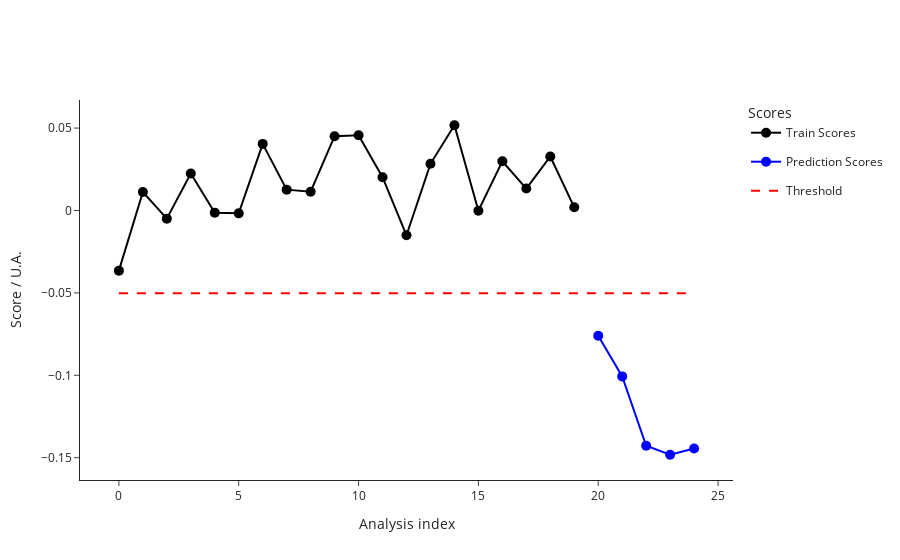

The notebook cell this image was saved under:
### Code cell
test2_data = pd.read_csv("dev/test2_features.csv")
test2_metadata = pd.read_csv("dev/test2_metadata.csv")
ana.predict(test2_data, test2_metadata)
outliers_test2 = ana.test_prediction_outliers()
print(outliers_test2)
fig_test2_scores = ana.plot_scores()
fig_test2_scores.write_image("dev/figures/fig_test2_scores.png", width=1100, height= 350, scale = 3)
fig_test2_scores.show()

### Figure 1 — Plotly figure (JSON) as saved in the notebook; plotly's stock layout.template omitted (floating-point values rounded to 4 significant figures)
{"data": [{"hovertemplate": ["<b>index: </b>18<br><b>name: </b>210812_Pac--005<br><b>path: </b>C:/Users/Sandeep/Desktop/ExtractedSignals\\210812_Pac 2021-08-12 10-30-07\\210812_Pac--005.D<br><b>batch: </b>210812_Pac 2021-08-12 10-30-07<br><b>batch_position: </b>5<br><b>idle_time: </b>39.0<br><b>sample: </b>NaCl 0,9%<br><b>method: </b>SAA_411_Pac.M<br><b>timestamp: </b>2021-08-12 10:50:23<br><b>detector: </b>G1315C<br><b>pump: </b>G7110B<br><b>start_time: </b>2021-08-12 10:50:57<br><b>end_time: </b>2021-08-12 10:54:57<br><b>runtime: </b>239.7000000000036", "<b>index: </b>19<br><b>name: </b>210812_Pac--006<br><b>path: </b>C:/Users/Sandeep/Desktop/ExtractedSignals\\210812_Pac 2021-08-12 10-30-07\\210812_Pac--006.D<br><b>batch: </b>210812_Pac 2021-08-12 10-30-07<br><b>batch_position: </b>6<br><b>idle_time: </b>39.0<br><b>sample: </b>Blank<br><b>method: </b>SAA_411_Pac.M<br><b>timestamp: </b>2021-08-12 10:55:02<br><b>detector: </b>G1315C<br><b>pump: </b>G7110B<br><b>start_time: </b>2021-08-12 10:55:36<br><b>end_time: </b>2021-08-12 10:59:36<br><b>runtime: </b>239.7000000000036", "<b>index: </b>20<br><b>name: </b>210812_Pac--007<br><b>path: </b>C:/Users/Sandeep/Desktop/ExtractedSignals\\210812_Pac 2021-08-12 10-30-07\\210812_Pac--007.D<br><b>batch: </b>210812_Pac 2021-08-12 10-30-07<br><b>batch_position: </b>7<br><b>idle_time: </b>39.0<br><b>sample: </b>0.025 mg/ml<br><b>method: </b>SAA_411_Pac.M<br><b>timestamp: </b>2021-08-12 10:59:41<br><b>detector: </b>G1315C<br><b>pump: </b>G7110B<br><b>start_time: </b>2021-08-12 11:00:15<br><b>end_time: </b>2021-08-12 11:04:15<br><b>runtime: </b>239.7000000000036", "<b>index: </b>21<br><b>name: </b>210812_Pac--008<br><b>path: </b>C:/Users/Sandeep/Desktop/ExtractedSignals\\210812_Pac 2021-08-12 10-30-07\\210812_Pac--008.D<br><b>batch: </b>210812_Pac 2021-08-12 10-30-07<br><b>batch_position: </b>8<br><b>idle_time: </b>39.0<br><b>sample: </b>Blank<br><b>method: </b>SAA_411_Pac.M<br><b>timestamp: </b>2021-08-12 11:04:20<br><b>detector: </b>G1315C<br><b>pump: </b>G7110B<br><b>start_time: </b>2021-08-12 11:04:54<br><b>end_time: </b>2021-08-12 11:08:54<br><b>runtime: </b>239.7000000000036", "<b>index: </b>22<br><b>name: </b>210812_Pac--009<br><b>path: </b>C:/Users/Sandeep/Desktop/ExtractedSignals\\210812_Pac 2021-08-12 10-30-07\\210812_Pac--009.D<br><b>batch: </b>210812_Pac 2021-08-12 10-30-07<br><b>batch_position: </b>9<br><b>idle_time: </b>38.0<br><b>sample: </b>210806/036 :10<br><b>method: </b>SAA_411_Pac.M<br><b>timestamp: </b>2021-08-12 11:08:59<br><b>detector: </b>G1315C<br><b>pump: </b>G7110B<br><b>start_time: </b>2021-08-12 11:09:32<br><b>end_time: </b>2021-08-12 11:13:32<br><b>runtime: </b>239.7000000000036", "<b>index: </b>23<br><b>name: </b>210812_Pac--010<br><b>path: </b>C:/Users/Sandeep/Desktop/ExtractedSignals\\210812_Pac 2021-08-12 10-30-07\\210812_Pac--010.D<br><b>batch: </b>210812_Pac 2021-08-12 10-30-07<br><b>batch_position: </b>10<br><b>idle_time: </b>39.0<br><b>sample: </b>210806/036 :10<br><b>method: </b>SAA_411_Pac.M<br><b>timestamp: </b>2021-08-12 11:13:37<br><b>detector: </b>G7110B<br><b>pump: </b>G7110B<br><b>start_time: </b>2021-08-12 11:14:11<br><b>end_time: </b>2021-08-12 11:18:11<br><b>runtime: </b>239.7000000000036", "<b>index: </b>24<br><b>name: </b>210812_Pac--011<br><b>path: </b>C:/Users/Sandeep/Desktop/ExtractedSignals\\210812_Pac 2021-08-12 10-30-07\\210812_Pac--011.D<br><b>batch: </b>210812_Pac 2021-08-12 10-30-07<br><b>batch_position: </b>11<br><b>idle_time: </b>39.0<br><b>sample: </b>210806/036 :10<br><b>method: </b>SAA_411_Pac.M<br><b>timestamp: </b>2021-08-12 11:18:16<br><b>detector: </b>G7110B<br><b>pump: </b>G7110B<br><b>start_time: </b>2021-08-12 11:18:50<br><b>end_time: </b>2021-08-12 11:22:50<br><b>runtime: </b>239.7000000000036", "<b>index: </b>25<br><b>name: </b>210812_Pac--012<br><b>path: </b>C:/Users/Sandeep/Desktop/ExtractedSignals\\210812_Pac 2021-08-12 10-30-07\\210812_Pac--012.D<br><b>batch: </b>210812_Pac 2021-08-12 10-30-07<br><b>batch_position: </b>12<br><b>idle_time: </b>39.0<br><b>sample: </b>Blank<br><b>method: </b>SAA_411_Pac.M<br><b>timestamp: </b>2021-08-12 11:22:55<br><b>detector: </b>G1315C<br><b>pump: </b>G7110B<br><b>start_time: </b>2021-08-12 11:23:29<br><b>end_time: </b>2021-08-12 11:27:29<br><b>runtime: </b>239.7000000000036", "<b>index: </b>26<br><b>name: </b>210812_Pac--013<br><b>path: </b>C:/Users/Sandeep/Desktop/ExtractedSignals\\210812_Pac 2021-08-12 10-30-07\\210812_Pac--013.D<br><b>batch: </b>210812_Pac 2021-08-12 10-30-07<br><b>batch_position: </b>13<br><b>idle_time: </b>39.0<br><b>sample: </b>0.025 mg/ml<br><b>method: </b>SAA_411_Pac.M<br><b>timestamp: </b>2021-08-12 11:27:34<br><b>detector: </b>G1315C<br><b>pump: </b>G7110B<br><b>start_time: </b>2021-08-12 11:28:08<br><b>end_time: </b>2021-08-12 11:32:08<br><b>runtime: </b>239.7000000000036", "<b>index: </b>27<br><b>name: </b>210812_Pac--014<br><b>path: </b>C:/Users/Sandeep/Desktop/ExtractedSignals\\210812_Pac 2021-08-12 10-30-07\\210812_Pac--014.D<br><b>batch: </b>210812_Pac 2021-08-12 10-30-07<br><b>batch_position: </b>14<br><b>idle_time: </b>38.0<br><b>sample: </b>Blank<br><b>method: </b>SAA_411_Pac.M<br><b>timestamp: </b>2021-08-12 11:32:13<br><b>detector: </b>G7110B<br><b>pump: </b>G7110B<br><b>start_time: </b>2021-08-12 11:32:46<br><b>end_time: </b>2021-08-12 11:36:47<br><b>runtime: </b>239.7000000000036", "<b>index: </b>51<br><b>name: </b>210813_Pac--005<br><b>path: </b>C:/Users/Sandeep/Desktop/ExtractedSignals\\210813_Pac 2021-08-13 10-37-27\\210813_Pac--005.D<br><b>batch: </b>210813_Pac 2021-08-13 10-37-27<br><b>batch_position: </b>5<br><b>idle_time: </b>39.0<br><b>sample: </b>NaCl 0,9%<br><b>method: </b>SAA_411_Pac.M<br><b>timestamp: </b>2021-08-13 10:57:52<br><b>detector: </b>G7110B<br><b>pump: </b>G7110B<br><b>start_time: </b>2021-08-13 10:58:26<br><b>end_time: </b>2021-08-13 11:02:27<br><b>runtime: </b>239.7000000000036", "<b>index: </b>52<br><b>name: </b>210813_Pac--006<br><b>path: </b>C:/Users/Sandeep/Desktop/ExtractedSignals\\210813_Pac 2021-08-13 10-37-27\\210813_Pac--006.D<br><b>batch: </b>210813_Pac 2021-08-13 10-37-27<br><b>batch_position: </b>6<br><b>idle_time: </b>38.0<br><b>sample: </b>Blank<br><b>method: </b>SAA_411_Pac.M<br><b>timestamp: </b>2021-08-13 11:02:31<br><b>detector: </b>G1315C<br><b>pump: </b>G7110B<br><b>start_time: </b>2021-08-13 11:03:05<br><b>end_time: </b>2021-08-13 11:07:06<br><b>runtime: </b>239.7000000000036", "<b>index: </b>53<br><b>name: </b>210813_Pac--007<br><b>path: </b>C:/Users/Sandeep/Desktop/ExtractedSignals\\210813_Pac 2021-08-13 10-37-27\\210813_Pac--007.D<br><b>batch: </b>210813_Pac 2021-08-13 10-37-27<br><b>batch_position: </b>7<br><b>idle_time: </b>38.0<br><b>sample: </b>0.025 mg/ml<br><b>method: </b>SAA_411_Pac.M<br><b>timestamp: </b>2021-08-13 11:07:10<br><b>detector: </b>G1315C<br><b>pump: </b>G7116B<br><b>start_time: </b>2021-08-13 11:07:44<br><b>end_time: </b>2021-08-13 11:11:45<br><b>runtime: </b>239.7000000000036", "<b>index: </b>54<br><b>name: </b>210813_Pac--008<br><b>path: </b>C:/Users/Sandeep/Desktop/ExtractedSignals\\210813_Pac 2021-08-13 10-37-27\\210813_Pac--008.D<br><b>batch: </b>210813_Pac 2021-08-13 10-37-27<br><b>batch_position: </b>8<br><b>idle_time: </b>38.0<br><b>sample: </b>Blank<br><b>method: </b>SAA_411_Pac.M<br><b>timestamp: </b>2021-08-13 11:11:49<br><b>detector: </b>G1315C<br><b>pump: </b>G7110B<br><b>start_time: </b>2021-08-13 11:12:23<br><b>end_time: </b>2021-08-13 11:16:23<br><b>runtime: </b>239.7000000000036", "<b>index: </b>55<br><b>name: </b>210813_Pac--009<br><b>path: </b>C:/Users/Sandeep/Desktop/ExtractedSignals\\210813_Pac 2021-08-13 10-37-27\\210813_Pac--009.D<br><b>batch: </b>210813_Pac 2021-08-13 10-37-27<br><b>batch_position: </b>9<br><b>idle_time: </b>39.0<br><b>sample: </b>210812/004 :20<br><b>method: </b>SAA_411_Pac.M<br><b>timestamp: </b>2021-08-13 11:16:28<br><b>detector: </b>G1315C<br><b>pump: </b>G7110B<br><b>start_time: </b>2021-08-13 11:17:02<br><b>end_time: </b>2021-08-13 11:21:03<br><b>runtime: </b>239.7000000000036", "<b>index: </b>56<br><b>name: </b>210813_Pac--010<br><b>path: </b>C:/Users/Sandeep/Desktop/ExtractedSignals\\210813_Pac 2021-08-13 10-37-27\\210813_Pac--010.D<br><b>batch: </b>210813_Pac 2021-08-13 10-37-27<br><b>batch_position: </b>10<br><b>idle_time: </b>38.0<br><b>sample: </b>210812/004 :20<br><b>method: </b>SAA_411_Pac.M<br><b>timestamp: </b>2021-08-13 11:21:08<br><b>detector: </b>G1315C<br><b>pump: </b>G7110B<br><b>start_time: </b>2021-08-13 11:21:41<br><b>end_time: </b>2021-08-13 11:25:42<br><b>runtime: </b>239.7000000000036", "<b>index: </b>57<br><b>name: </b>210813_Pac--011<br><b>path: </b>C:/Users/Sandeep/Desktop/ExtractedSignals\\210813_Pac 2021-08-13 10-37-27\\210813_Pac--011.D<br><b>batch: </b>210813_Pac 2021-08-13 10-37-27<br><b>batch_position: </b>11<br><b>idle_time: </b>39.0<br><b>sample: </b>210812/004 :20<br><b>method: </b>SAA_411_Pac.M<br><b>timestamp: </b>2021-08-13 11:25:46<br><b>detector: </b>G1315C<br><b>pump: </b>G7110B<br><b>start_time: </b>2021-08-13 11:26:21<br><b>end_time: </b>2021-08-13 11:30:21<br><b>runtime: </b>239.7000000000036", "<b>index: </b>58<br><b>name: </b>210813_Pac--012<br><b>path: </b>C:/Users/Sandeep/Desktop/ExtractedSignals\\210813_Pac 2021-08-13 10-37-27\\210813_Pac--012.D<br><b>batch: </b>210813_Pac 2021-08-13 10-37-27<br><b>batch_position: </b>12<br><b>idle_time: </b>38.0<br><b>sample: </b>Blank<br><b>method: </b>SAA_411_Pac.M<br><b>timestamp: </b>2021-08-13 11:30:26<br><b>detector: </b>G1315C<br><b>pump: </b>G7110B<br><b>start_time: </b>2021-08-13 11:30:59<br><b>end_time: </b>2021-08-13 11:34:59<br><b>runtime: </b>239.7000000000036", "<b>index: </b>59<br><b>name: </b>210813_Pac--013<br><b>path: </b>C:/Users/Sandeep/Desktop/ExtractedSignals\\210813_Pac 2021-08-13 10-37-27\\210813_Pac--013.D<br><b>batch: </b>210813_Pac 2021-08-13 10-37-27<br><b>batch_position: </b>13<br><b>idle_time: </b>39.0<br><b>sample: </b>0.025 mg/ml<br><b>method: </b>SAA_411_Pac.M<br><b>timestamp: </b>2021-08-13 11:35:04<br><b>detector: </b>G1315C<br><b>pump: </b>G7110B<br><b>start_time: </b>2021-08-13 11:35:38<br><b>end_time: </b>2021-08-13 11:39:38<br><b>runtime: </b>239.7000000000036", "<b>index: </b>60<br><b>name: </b>210813_Pac--014<br><b>path: </b>C:/Users/Sandeep/Desktop/ExtractedSignals\\210813_Pac 2021-08-13 10-37-27\\210813_Pac--014.D<br><b>batch: </b>210813_Pac 2021-08-13 10-37-27<br><b>batch_position: </b>14<br><b>idle_time: </b>38.0<br><b>sample: </b>Blank<br><b>method: </b>SAA_411_Pac.M<br><b>timestamp: </b>2021-08-13 11:39:43<br><b>detector: </b>G1315C<br><b>pump: </b>G7110B<br><b>start_time: </b>2021-08-13 11:40:16<br><b>end_time: </b>2021-08-13 11:44:17<br><b>runtime: </b>239.7000000000036"], "legendgroup": "Train", "line": {"color": "black"}, "marker": {"color": "black", "size": 10}, "mode": "lines+markers", "name": "Train Scores", "text": ["<b>index: </b>18<br><b>name: </b>210812_Pac--005<br><b>path: </b>C:/Users/Sandeep/Desktop/ExtractedSignals\\210812_Pac 2021-08-12 10-30-07\\210812_Pac--005.D<br><b>batch: </b>210812_Pac 2021-08-12 10-30-07<br><b>batch_position: </b>5<br><b>idle_time: </b>39.0<br><b>sample: </b>NaCl 0,9%<br><b>method: </b>SAA_411_Pac.M<br><b>timestamp: </b>2021-08-12 10:50:23<br><b>detector: </b>G1315C<br><b>pump: </b>G7110B<br><b>start_time: </b>2021-08-12 10:50:57<br><b>end_time: </b>2021-08-12 10:54:57<br><b>runtime: </b>239.7000000000036", "<b>index: </b>19<br><b>name: </b>210812_Pac--006<br><b>path: </b>C:/Users/Sandeep/Desktop/ExtractedSignals\\210812_Pac 2021-08-12 10-30-07\\210812_Pac--006.D<br><b>batch: </b>210812_Pac 2021-08-12 10-30-07<br><b>batch_position: </b>6<br><b>idle_time: </b>39.0<br><b>sample: </b>Blank<br><b>method: </b>SAA_411_Pac.M<br><b>timestamp: </b>2021-08-12 10:55:02<br><b>detector: </b>G1315C<br><b>pump: </b>G7110B<br><b>start_time: </b>2021-08-12 10:55:36<br><b>end_time: </b>2021-08-12 10:59:36<br><b>runtime: </b>239.7000000000036", "<b>index: </b>20<br><b>name: </b>210812_Pac--007<br><b>path: </b>C:/Users/Sandeep/Desktop/ExtractedSignals\\210812_Pac 2021-08-12 10-30-07\\210812_Pac--007.D<br><b>batch: </b>210812_Pac 2021-08-12 10-30-07<br><b>batch_position: </b>7<br><b>idle_time: </b>39.0<br><b>sample: </b>0.025 mg/ml<br><b>method: </b>SAA_411_Pac.M<br><b>timestamp: </b>2021-08-12 10:59:41<br><b>detector: </b>G1315C<br><b>pump: </b>G7110B<br><b>start_time: </b>2021-08-12 11:00:15<br><b>end_time: </b>2021-08-12 11:04:15<br><b>runtime: </b>239.7000000000036", "<b>index: </b>21<br><b>name: </b>210812_Pac--008<br><b>path: </b>C:/Users/Sandeep/Desktop/ExtractedSignals\\210812_Pac 2021-08-12 10-30-07\\210812_Pac--008.D<br><b>batch: </b>210812_Pac 2021-08-12 10-30-07<br><b>batch_position: </b>8<br><b>idle_time: </b>39.0<br><b>sample: </b>Blank<br><b>method: </b>SAA_411_Pac.M<br><b>timestamp: </b>2021-08-12 11:04:20<br><b>detector: </b>G1315C<br><b>pump: </b>G7110B<br><b>start_time: </b>2021-08-12 11:04:54<br><b>end_time: </b>2021-08-12 11:08:54<br><b>runtime: </b>239.7000000000036", "<b>index: </b>22<br><b>name: </b>210812_Pac--009<br><b>path: </b>C:/Users/Sandeep/Desktop/ExtractedSignals\\210812_Pac 2021-08-12 10-30-07\\210812_Pac--009.D<br><b>batch: </b>210812_Pac 2021-08-12 10-30-07<br><b>batch_position: </b>9<br><b>idle_time: </b>38.0<br><b>sample: </b>210806/036 :10<br><b>method: </b>SAA_411_Pac.M<br><b>timestamp: </b>2021-08-12 11:08:59<br><b>detector: </b>G1315C<br><b>pump: </b>G7110B<br><b>start_time: </b>2021-08-12 11:09:32<br><b>end_time: </b>2021-08-12 11:13:32<br><b>runtime: </b>239.7000000000036", "<b>index: </b>23<br><b>name: </b>210812_Pac--010<br><b>path: </b>C:/Users/Sandeep/Desktop/ExtractedSignals\\210812_Pac 2021-08-12 10-30-07\\210812_Pac--010.D<br><b>batch: </b>210812_Pac 2021-08-12 10-30-07<br><b>batch_position: </b>10<br><b>idle_time: </b>39.0<br><b>sample: </b>210806/036 :10<br><b>method: </b>SAA_411_Pac.M<br><b>timestamp: </b>2021-08-12 11:13:37<br><b>detector: </b>G7110B<br><b>pump: </b>G7110B<br><b>start_time: </b>2021-08-12 11:14:11<br><b>end_time: </b>2021-08-12 11:18:11<br><b>runtime: </b>239.7000000000036", "<b>index: </b>24<br><b>name: </b>210812_Pac--011<br><b>path: </b>C:/Users/Sandeep/Desktop/ExtractedSignals\\210812_Pac 2021-08-12 10-30-07\\210812_Pac--011.D<br><b>batch: </b>210812_Pac 2021-08-12 10-30-07<br><b>batch_position: </b>11<br><b>idle_time: </b>39.0<br><b>sample: </b>210806/036 :10<br><b>method: </b>SAA_411_Pac.M<br><b>timestamp: </b>2021-08-12 11:18:16<br><b>detector: </b>G7110B<br><b>pump: </b>G7110B<br><b>start_time: </b>2021-08-12 11:18:50<br><b>end_time: </b>2021-08-12 11:22:50<br><b>runtime: </b>239.7000000000036", "<b>index: </b>25<br><b>name: </b>210812_Pac--012<br><b>path: </b>C:/Users/Sandeep/Desktop/ExtractedSignals\\210812_Pac 2021-08-12 10-30-07\\210812_Pac--012.D<br><b>batch: </b>210812_Pac 2021-08-12 10-30-07<br><b>batch_position: </b>12<br><b>idle_time: </b>39.0<br><b>sample: </b>Blank<br><b>method: </b>SAA_411_Pac.M<br><b>timestamp: </b>2021-08-12 11:22:55<br><b>detector: </b>G1315C<br><b>pump: </b>G7110B<br><b>start_time: </b>2021-08-12 11:23:29<br><b>end_time: </b>2021-08-12 11:27:29<br><b>runtime: </b>239.7000000000036", "<b>index: </b>26<br><b>name: </b>210812_Pac--013<br><b>path: </b>C:/Users/Sandeep/Desktop/ExtractedSignals\\210812_Pac 2021-08-12 10-30-07\\210812_Pac--013.D<br><b>batch: </b>210812_Pac 2021-08-12 10-30-07<br><b>batch_position: </b>13<br><b>idle_time: </b>39.0<br><b>sample: </b>0.025 mg/ml<br><b>method: </b>SAA_411_Pac.M<br><b>timestamp: </b>2021-08-12 11:27:34<br><b>detector: </b>G1315C<br><b>pump: </b>G7110B<br><b>start_time: </b>2021-08-12 11:28:08<br><b>end_time: </b>2021-08-12 11:32:08<br><b>runtime: </b>239.7000000000036", "<b>index: </b>27<br><b>name: </b>210812_Pac--014<br><b>path: </b>C:/Users/Sandeep/Desktop/ExtractedSignals\\210812_Pac 2021-08-12 10-30-07\\210812_Pac--014.D<br><b>batch: </b>210812_Pac 2021-08-12 10-30-07<br><b>batch_position: </b>14<br><b>idle_time: </b>38.0<br><b>sample: </b>Blank<br><b>method: </b>SAA_411_Pac.M<br><b>timestamp: </b>2021-08-12 11:32:13<br><b>detector: </b>G7110B<br><b>pump: </b>G7110B<br><b>start_time: </b>2021-08-12 11:32:46<br><b>end_time: </b>2021-08-12 11:36:47<br><b>runtime: </b>239.7000000000036", "<b>index: </b>51<br><b>name: </b>210813_Pac--005<br><b>path: </b>C:/Users/Sandeep/Desktop/ExtractedSignals\\210813_Pac 2021-08-13 10-37-27\\210813_Pac--005.D<br><b>batch: </b>210813_Pac 2021-08-13 10-37-27<br><b>batch_position: </b>5<br><b>idle_time: </b>39.0<br><b>sample: </b>NaCl 0,9%<br><b>method: </b>SAA_411_Pac.M<br><b>timestamp: </b>2021-08-13 10:57:52<br><b>detector: </b>G7110B<br><b>pump: </b>G7110B<br><b>start_time: </b>2021-08-13 10:58:26<br><b>end_time: </b>2021-08-13 11:02:27<br><b>runtime: </b>239.7000000000036", "<b>index: </b>52<br><b>name: </b>210813_Pac--006<br><b>path: </b>C:/Users/Sandeep/Desktop/ExtractedSignals\\210813_Pac 2021-08-13 10-37-27\\210813_Pac--006.D<br><b>batch: </b>210813_Pac 2021-08-13 10-37-27<br><b>batch_position: </b>6<br><b>idle_time: </b>38.0<br><b>sample: </b>Blank<br><b>method: </b>SAA_411_Pac.M<br><b>timestamp: </b>2021-08-13 11:02:31<br><b>detector: </b>G1315C<br><b>pump: </b>G7110B<br><b>start_time: </b>2021-08-13 11:03:05<br><b>end_time: </b>2021-08-13 11:07:06<br><b>runtime: </b>239.7000000000036", "<b>index: </b>53<br><b>name: </b>210813_Pac--007<br><b>path: </b>C:/Users/Sandeep/Desktop/ExtractedSignals\\210813_Pac 2021-08-13 10-37-27\\210813_Pac--007.D<br><b>batch: </b>210813_Pac 2021-08-13 10-37-27<br><b>batch_position: </b>7<br><b>idle_time: </b>38.0<br><b>sample: </b>0.025 mg/ml<br><b>method: </b>SAA_411_Pac.M<br><b>timestamp: </b>2021-08-13 11:07:10<br><b>detector: </b>G1315C<br><b>pump: </b>G7116B<br><b>start_time: </b>2021-08-13 11:07:44<br><b>end_time: </b>2021-08-13 11:11:45<br><b>runtime: </b>239.7000000000036", "<b>index: </b>54<br><b>name: </b>210813_Pac--008<br><b>path: </b>C:/Users/Sandeep/Desktop/ExtractedSignals\\210813_Pac 2021-08-13 10-37-27\\210813_Pac--008.D<br><b>batch: </b>210813_Pac 2021-08-13 10-37-27<br><b>batch_position: </b>8<br><b>idle_time: </b>38.0<br><b>sample: </b>Blank<br><b>method: </b>SAA_411_Pac.M<br><b>timestamp: </b>2021-08-13 11:11:49<br><b>detector: </b>G1315C<br><b>pump: </b>G7110B<br><b>start_time: </b>2021-08-13 11:12:23<br><b>end_time: </b>2021-08-13 11:16:23<br><b>runtime: </b>239.7000000000036", "<b>index: </b>55<br><b>name: </b>210813_Pac--009<br><b>path: </b>C:/Users/Sandeep/Desktop/ExtractedSignals\\210813_Pac 2021-08-13 10-37-27\\210813_Pac--009.D<br><b>batch: </b>210813_Pac 2021-08-13 10-37-27<br><b>batch_position: </b>9<br><b>idle_time: </b>39.0<br><b>sample: </b>210812/004 :20<br><b>method: </b>SAA_411_Pac.M<br><b>timestamp: </b>2021-08-13 11:16:28<br><b>detector: </b>G1315C<br><b>pump: </b>G7110B<br><b>start_time: </b>2021-08-13 11:17:02<br><b>end_time: </b>2021-08-13 11:21:03<br><b>runtime: </b>239.7000000000036", "<b>index: </b>56<br><b>name: </b>210813_Pac--010<br><b>path: </b>C:/Users/Sandeep/Desktop/ExtractedSignals\\210813_Pac 2021-08-13 10-37-27\\210813_Pac--010.D<br><b>batch: </b>210813_Pac 2021-08-13 10-37-27<br><b>batch_position: </b>10<br><b>idle_time: </b>38.0<br><b>sample: </b>210812/004 :20<br><b>method: </b>SAA_411_Pac.M<br><b>timestamp: </b>2021-08-13 11:21:08<br><b>detector: </b>G1315C<br><b>pump: </b>G7110B<br><b>start_time: </b>2021-08-13 11:21:41<br><b>end_time: </b>2021-08-13 11:25:42<br><b>runtime: </b>239.7000000000036", "<b>index: </b>57<br><b>name: </b>210813_Pac--011<br><b>path: </b>C:/Users/Sandeep/Desktop/ExtractedSignals\\210813_Pac 2021-08-13 10-37-27\\210813_Pac--011.D<br><b>batch: </b>210813_Pac 2021-08-13 10-37-27<br><b>batch_position: </b>11<br><b>idle_time: </b>39.0<br><b>sample: </b>210812/004 :20<br><b>method: </b>SAA_411_Pac.M<br><b>timestamp: </b>2021-08-13 11:25:46<br><b>detector: </b>G1315C<br><b>pump: </b>G7110B<br><b>start_time: </b>2021-08-13 11:26:21<br><b>end_time: </b>2021-08-13 11:30:21<br><b>runtime: </b>239.7000000000036", "<b>index: </b>58<br><b>name: </b>210813_Pac--012<br><b>path: </b>C:/Users/Sandeep/Desktop/ExtractedSignals\\210813_Pac 2021-08-13 10-37-27\\210813_Pac--012.D<br><b>batch: </b>210813_Pac 2021-08-13 10-37-27<br><b>batch_position: </b>12<br><b>idle_time: </b>38.0<br><b>sample: </b>Blank<br><b>method: </b>SAA_411_Pac.M<br><b>timestamp: </b>2021-08-13 11:30:26<br><b>detector: </b>G1315C<br><b>pump: </b>G7110B<br><b>start_time: </b>2021-08-13 11:30:59<br><b>end_time: </b>2021-08-13 11:34:59<br><b>runtime: </b>239.7000000000036", "<b>index: </b>59<br><b>name: </b>210813_Pac--013<br><b>path: </b>C:/Users/Sandeep/Desktop/ExtractedSignals\\210813_Pac 2021-08-13 10-37-27\\210813_Pac--013.D<br><b>batch: </b>210813_Pac 2021-08-13 10-37-27<br><b>batch_position: </b>13<br><b>idle_time: </b>39.0<br><b>sample: </b>0.025 mg/ml<br><b>method: </b>SAA_411_Pac.M<br><b>timestamp: </b>2021-08-13 11:35:04<br><b>detector: </b>G1315C<br><b>pump: </b>G7110B<br><b>start_time: </b>2021-08-13 11:35:38<br><b>end_time: </b>2021-08-13 11:39:38<br><b>runtime: </b>239.7000000000036", "<b>index: </b>60<br><b>name: </b>210813_Pac--014<br><b>path: </b>C:/Users/Sandeep/Desktop/ExtractedSignals\\210813_Pac 2021-08-13 10-37-27\\210813_Pac--014.D<br><b>batch: </b>210813_Pac 2021-08-13 10-37-27<br><b>batch_position: </b>14<br><b>idle_time: </b>38.0<br><b>sample: </b>Blank<br><b>method: </b>SAA_411_Pac.M<br><b>timestamp: </b>2021-08-13 11:39:43<br><b>detector: </b>G1315C<br><b>pump: </b>G7110B<br><b>start_time: </b>2021-08-13 11:40:16<br><b>end_time: </b>2021-08-13 11:44:17<br><b>runtime: </b>239.7000000000036"], "type": "scatter", "x": [0, 1, 2, 3, 4, 5, 6, 7, 8, 9, 10, 11, 12, 13, 14, 15, 16, 17, 18, 19], "y": [-0.0365, 0.01121, -0.004931, 0.02244, -0.001307, -0.001726, 0.04042, 0.01264, 0.01139, 0.04509, 0.04564, 0.02022, -0.01504, 0.02832, 0.05172, -0.0001071, 0.0299, 0.01331, 0.03277, 0.001927]}, {"hovertemplate": ["<b>index: </b>266<br><b>name: </b>210910_Pac<br><b>path: </b>C:/Users/Sandeep/Desktop/ExtractedSignals\\210910_Pac 2021-09-10 14-25-54\\210910_Pac.D<br><b>batch: </b>210910_Pac 2021-09-10 14-25-54<br><b>batch_position: </b>1<br><b>idle_time: </b>142.0<br><b>sample: </b>Blank<br><b>method: </b>SAA_411_Pac.M<br><b>timestamp: </b>2021-09-10 14:25:59<br><b>detector: </b>G1315C<br><b>pump: </b>G7110B<br><b>start_time: </b>2021-09-10 14:28:06<br><b>end_time: </b>2021-09-10 14:32:06<br><b>runtime: </b>239.7000000000036", "<b>index: </b>47<br><b>name: </b>210813_Pac<br><b>path: </b>C:/Users/Sandeep/Desktop/ExtractedSignals\\210813_Pac 2021-08-13 10-37-27\\210813_Pac.D<br><b>batch: </b>210813_Pac 2021-08-13 10-37-27<br><b>batch_position: </b>1<br><b>idle_time: </b>5673.0<br><b>sample: </b>Blank<br><b>method: </b>SAA_411_Pac.M<br><b>timestamp: </b>2021-08-13 10:37:33<br><b>detector: </b>G7110B<br><b>pump: </b>G7110B<br><b>start_time: </b>2021-08-13 10:39:51<br><b>end_time: </b>2021-08-13 10:43:51<br><b>runtime: </b>239.7000000000036", "<b>index: </b>17<br><b>name: </b>210812_Pac--004<br><b>path: </b>C:/Users/Sandeep/Desktop/ExtractedSignals\\210812_Pac 2021-08-12 10-30-07\\210812_Pac--004.D<br><b>batch: </b>210812_Pac 2021-08-12 10-30-07<br><b>batch_position: </b>4<br><b>idle_time: </b>39.0<br><b>sample: </b>Blank<br><b>method: </b>SAA_411_Pac.M<br><b>timestamp: </b>2021-08-12 10:45:44<br><b>detector: </b>G1315C<br><b>pump: </b>G7110B<br><b>start_time: </b>2021-08-12 10:46:18<br><b>end_time: </b>2021-08-12 10:50:18<br><b>runtime: </b>239.7000000000036", "<b>index: </b>116<br><b>name: </b>210819_Pac<br><b>path: </b>C:/Users/Sandeep/Desktop/ExtractedSignals\\210819_Pac 2021-08-19 15-50-49\\210819_Pac.D<br><b>batch: </b>210819_Pac 2021-08-19 15-50-49<br><b>batch_position: </b>1<br><b>idle_time: </b>163.0<br><b>sample: </b>Blank<br><b>method: </b>SAA_411_Pac.M<br><b>timestamp: </b>2021-08-19 15:50:54<br><b>detector: </b>G1315C<br><b>pump: </b>G7116B<br><b>start_time: </b>2021-08-19 15:53:24<br><b>end_time: </b>2021-08-19 15:57:24<br><b>runtime: </b>239.7000000000036", "<b>index: </b>16<br><b>name: </b>210812_Pac--003<br><b>path: </b>C:/Users/Sandeep/Desktop/ExtractedSignals\\210812_Pac 2021-08-12 10-30-07\\210812_Pac--003.D<br><b>batch: </b>210812_Pac 2021-08-12 10-30-07<br><b>batch_position: </b>3<br><b>idle_time: </b>39.0<br><b>sample: </b>Blank<br><b>method: </b>SAA_411_Pac.M<br><b>timestamp: </b>2021-08-12 10:41:05<br><b>detector: </b>G1315C<br><b>pump: </b>G7110B<br><b>start_time: </b>2021-08-12 10:41:39<br><b>end_time: </b>2021-08-12 10:45:39<br><b>runtime: </b>239.7000000000036"], "legendgroup": "Prediction", "line": {"color": "blue"}, "marker": {"color": "blue", "size": 10}, "mode": "lines+markers", "name": "Prediction Scores", "text": ["<b>index: </b>266<br><b>name: </b>210910_Pac<br><b>path: </b>C:/Users/Sandeep/Desktop/ExtractedSignals\\210910_Pac 2021-09-10 14-25-54\\210910_Pac.D<br><b>batch: </b>210910_Pac 2021-09-10 14-25-54<br><b>batch_position: </b>1<br><b>idle_time: </b>142.0<br><b>sample: </b>Blank<br><b>method: </b>SAA_411_Pac.M<br><b>timestamp: </b>2021-09-10 14:25:59<br><b>detector: </b>G1315C<br><b>pump: </b>G7110B<br><b>start_time: </b>2021-09-10 14:28:06<br><b>end_time: </b>2021-09-10 14:32:06<br><b>runtime: </b>239.7000000000036", "<b>index: </b>47<br><b>name: </b>210813_Pac<br><b>path: </b>C:/Users/Sandeep/Desktop/ExtractedSignals\\210813_Pac 2021-08-13 10-37-27\\210813_Pac.D<br><b>batch: </b>210813_Pac 2021-08-13 10-37-27<br><b>batch_position: </b>1<br><b>idle_time: </b>5673.0<br><b>sample: </b>Blank<br><b>method: </b>SAA_411_Pac.M<br><b>timestamp: </b>2021-08-13 10:37:33<br><b>detector: </b>G7110B<br><b>pump: </b>G7110B<br><b>start_time: </b>2021-08-13 10:39:51<br><b>end_time: </b>2021-08-13 10:43:51<br><b>runtime: </b>239.7000000000036", "<b>index: </b>17<br><b>name: </b>210812_Pac--004<br><b>path: </b>C:/Users/Sandeep/Desktop/ExtractedSignals\\210812_Pac 2021-08-12 10-30-07\\210812_Pac--004.D<br><b>batch: </b>210812_Pac 2021-08-12 10-30-07<br><b>batch_position: </b>4<br><b>idle_time: </b>39.0<br><b>sample: </b>Blank<br><b>method: </b>SAA_411_Pac.M<br><b>timestamp: </b>2021-08-12 10:45:44<br><b>detector: </b>G1315C<br><b>pump: </b>G7110B<br><b>start_time: </b>2021-08-12 10:46:18<br><b>end_time: </b>2021-08-12 10:50:18<br><b>runtime: </b>239.7000000000036", "<b>index: </b>116<br><b>name: </b>210819_Pac<br><b>path: </b>C:/Users/Sandeep/Desktop/ExtractedSignals\\210819_Pac 2021-08-19 15-50-49\\210819_Pac.D<br><b>batch: </b>210819_Pac 2021-08-19 15-50-49<br><b>batch_position: </b>1<br><b>idle_time: </b>163.0<br><b>sample: </b>Blank<br><b>method: </b>SAA_411_Pac.M<br><b>timestamp: </b>2021-08-19 15:50:54<br><b>detector: </b>G1315C<br><b>pump: </b>G7116B<br><b>start_time: </b>2021-08-19 15:53:24<br><b>end_time: </b>2021-08-19 15:57:24<br><b>runtime: </b>239.7000000000036", "<b>index: </b>16<br><b>name: </b>210812_Pac--003<br><b>path: </b>C:/Users/Sandeep/Desktop/ExtractedSignals\\210812_Pac 2021-08-12 10-30-07\\210812_Pac--003.D<br><b>batch: </b>210812_Pac 2021-08-12 10-30-07<br><b>batch_position: </b>3<br><b>idle_time: </b>39.0<br><b>sample: </b>Blank<br><b>method: </b>SAA_411_Pac.M<br><b>timestamp: </b>2021-08-12 10:41:05<br><b>detector: </b>G1315C<br><b>pump: </b>G7110B<br><b>start_time: </b>2021-08-12 10:41:39<br><b>end_time: </b>2021-08-12 10:45:39<br><b>runtime: </b>239.7000000000036"], "type": "scatter", "x": [20, 21, 22, 23, 24], "y": [-0.07602, -0.1007, -0.1428, -0.1482, -0.1444]}, {"legendgroup": "Threshold", "line": {"color": "red", "dash": "dash"}, "mode": "lines", "name": "Threshold", "type": "scatter", "x": [0, 24], "y": [-0.05024, -0.05024]}], "layout": {"legend": {"title": {"text": "Scores"}}, "xaxis": {"title": {"text": "Analysis index"}}, "yaxis": {"title": {"text": "Score / U.A."}}}}
